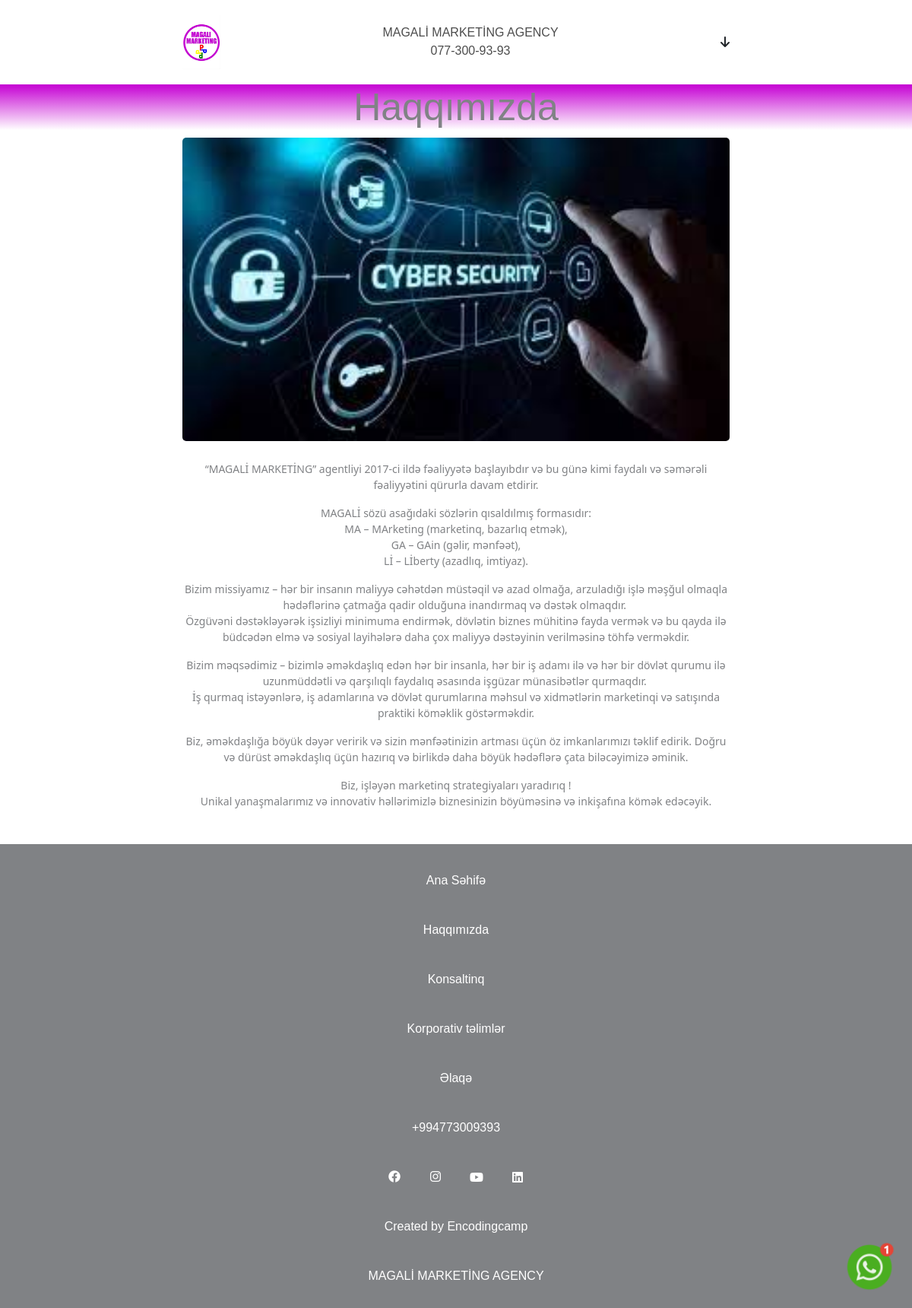
Page /magali/about/ on the committed database.
### magali_app/models.py (models this page shows, shortened)
class SettingsModel(models.Model):
    about_banner = models.ImageField(upload_to="imgfiles/",null=True,blank=True)
    about_content = RichTextField()
    vision = models.CharField(max_length=256,null = True, blank= True)
    mission = models.CharField(max_length=256,null= True, blank = True)
    values_context = models.CharField(max_length=256,null= True, blank = True)
    class Meta:
        verbose_name = "Setting"
        verbose_name_plural = "Settings"

class ServicesModel(models.Model):
    title = models.CharField(max_length=256,null=True, blank=True)
    service_content = models.TextField(null= True, blank = True)
    class Meta:
        verbose_name = "Service"
        verbose_name_plural = "Services"

### magali_app/views.py (the view)
# urls.py: path('about/', views.about,name='about'),
def about(request):
    settings= SettingsModel.objects.first()
    services=ServicesModel.objects.all()
    context = {
        "settings": settings,
        "services": services,
    }
    return render(request,"haqqimizda.html",context)

### templates/haqqimizda.html (shortened to what this page needs)
{% extends 'base.html' %}
   {% block content %}
    <div class="about">
      <div class="about_head gradient"><h2>Haqqımızda</h2></div>
      <div class="about_content">
          <div class="about_img"><img src="{{settings.about_banner.url}}" alt=""></div>
          <div class="about_text"><p>{{settings.about_content|safe}}</p></div>
      </div>
    </div>
    {% endblock %}

### templates/base.html (shortened to what this page needs)
<!DOCTYPE html>
<html lang="en">
<head>
    <link rel="stylesheet" href="https://cdnjs.cloudflare.com/ajax/libs/font-awesome/6.4.0/css/all.min.css" />
    <link href="https://cdn.jsdelivr.net/npm/bootstrap@5.3.0-alpha3/dist/css/bootstrap.min.css" rel="stylesheet">
    {% load static %}
    <link rel="stylesheet" href="{% static 'css/style.css' %}">
</head>
<body>
<a class="web-wp" href="https://web.whatsapp.com/send?phone=994773009393&amp;text=Salam. Sizə ən qısa zamanda geri dönüş edəcəyik. Diqqətiniz üçün təşəkkür edirik.&amp;app_absent=0"
 target="_blank"><img src="{% static '/img/wp-png.png' %}" style="width:70px;position:fixed;bottom:20px;right:20px;z-index:9999;"></a>
 <div class="main" >
        <div class="header" onclick="show();">
        <div><img src="{% static '/img/logo.jpeg' %}"></div>
        <div class="center">MAGALİ  MARKETİNG AGENCY
        <br>
        077-300-93-93
        </div>
        <div>
        <i class="fa-solid fa-arrow-down"></i>
        </div>
        </div>
        </div>
    {% block content %}
    {% endblock %}
    <div class="footer">
        <div class="foot_list location"><a href="{%url 'magali_app:index'%}">Ana Səhifə</a></div>
        <div class="foot_list location"><a href="{%url 'magali_app:about'%}">Haqqımızda</a></div>
        {% for service in services %}
        <div class="foot_list location"><a href="{%url 'magali_app:servicedetail' service.id%}">{{service.title}}</a></div>
        {% endfor %}
        <div class="foot_list location"><a href="{% url 'magali_app:contact' %}">Əlaqə</a></div>
        <div class="foot_list location">+994773009393</div>
        <div class="social_footer foot_list">
            <div class="div_icon"><a href="https://www.facebook.com/magali.marketing?mibextid=ZbWKwL"><i class="fa-brands fa-facebook"></i></a></div>
            <div class="div_icon"><a href="https://www.instagram.com/marketing.magali/?igshid=NTc4MTIwNjQ2YQ%3D%3D"><i class="fa-brands fa-instagram"></i></a></div>
            <div class="div_icon"><a href=""></a><i class="fa-brands fa-youtube"></i></div>
            <div class="div_icon"><a href=""></a><i class="fa-brands fa-linkedin"></i></div>
        </div>
        <div class="created_footer foot_list location">Created by Encodingcamp</div>
        <div class="company_name foot_list location">MAGALİ MARKETİNG AGENCY</div>
    </div>
  <link rel="stylesheet" href="https://cdnjs.cloudflare.com/ajax/libs/intl-tel-input/17.0.13/css/intlTelInput.css">
</body>
</html>

### static/css/style.css (style rules this page uses)
* { padding:0; margin:0; box-sizing: border-box; }
.gradient { background:linear-gradient(to bottom,#c500d3,white); }
.about_img img, .services_img img { border-radius:5px; margin:10px 0; width:100%; }
.about_head h2, .services_head h2 { font-size:50px; font-family: sans-serif ; color:#808285; margin:20px 0 0 0; }
.about_text, .services_text { font-size:14px; color:#808285; margin-bottom:20px; float:left; }
.about_content, .services_content { width:60%; display:inline-block; }
.about, .services { text-align:center; }
.header { display:flex; justify-content: center; transition:0.3s; padding-top: 20px; }
a { text-decoration:none; }
.header img { width:50px; }
.header { display:flex; align-items:center; justify-content: space-between; width:100%; }
.center { text-align:center; color:rgba(0,0,0,0.7); }
.main { width:60%; margin:0 auto; }
.footer { width:100%; background-color: #808285; margin-top: 10px; padding:15px 0 0 0; font-size: 16px; color:#ffffff; font-family: sans-serif; padding-bottom:10px; }
.foot_list { height:65px; width:100%; text-align:center; }
.foot_list a { color:#ffffff; font-size:16px; font-family:sans-serif; }
.social_footer { display:flex; justify-content: center; align-items: center; }
.location { display:flex; justify-content: center; align-items: center; }
.div_icon { margin:0 2px 0 2px; width:50px; height:50px; }
.div_icon { width:50px; height:50px; display:flex; align-items: center; justify-content: center; }
.center { font-size:16px; font-family: sans-serif; }
@media (min-width:769px) { .web-wp { display:block; } }

### rows in the picture
SettingsModel: about_banner (picture), about_content "“MAGALİ MARKETİNG” agentliyi 2017-ci ildə fəaliyyətə başlayıbdır və bu günə kimi faydalı və səmərəli fəaliyyətini qürurla davam etdirir. MAGALİ sözü asağıdaki sözlərin qısaldılmış formasıdır: MA – MArketing (marketinq, bazarlıq etmək), GA – GAin (gəlir, mənfəət), Lİ – Lİberty (azadlıq, imtiyaz). Bizim missiyamız – hər bir insanın maliyyə cəhətdən müstəqil və azad olmağa, arzuladığı işlə məşğul olmaqla hədəflərinə çatmağa qadir olduğuna inandırmaq və dəstək olmaqdır. Özgüvəni dəstəkləyərək işsizliyi minimuma endirmək, dövlətin biznes mühitinə fayda vermək və bu qayda ilə büdcədən elmə və sosiyal layihələrə daha çox maliyyə dəstəyinin verilməsinə töhfə verməkdir. Bizim məqsədimiz – bizimlə…"
ServicesModel: title "Konsaltinq"
ServicesModel: title "Korporativ təlimlər"
